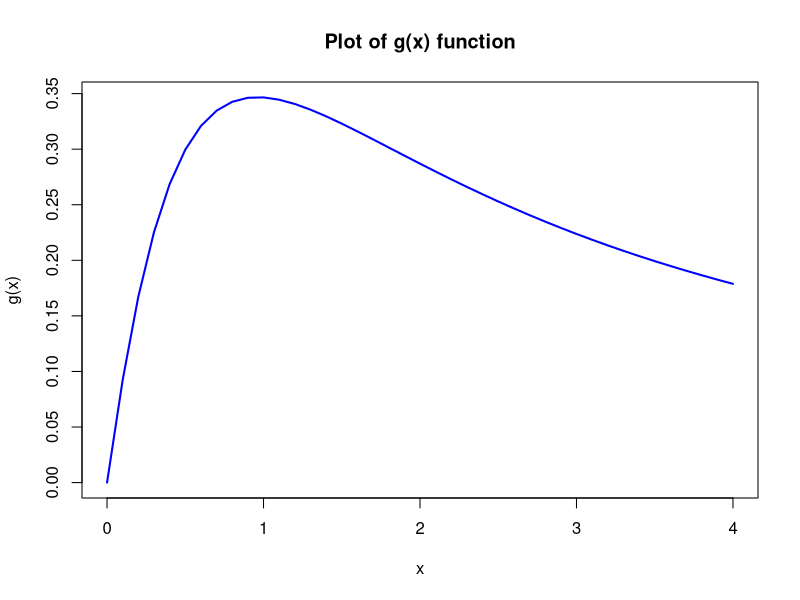
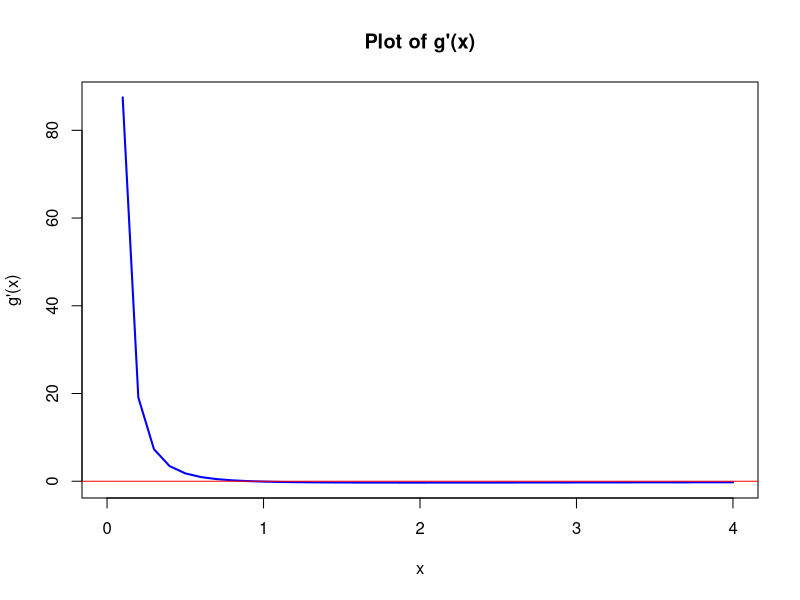
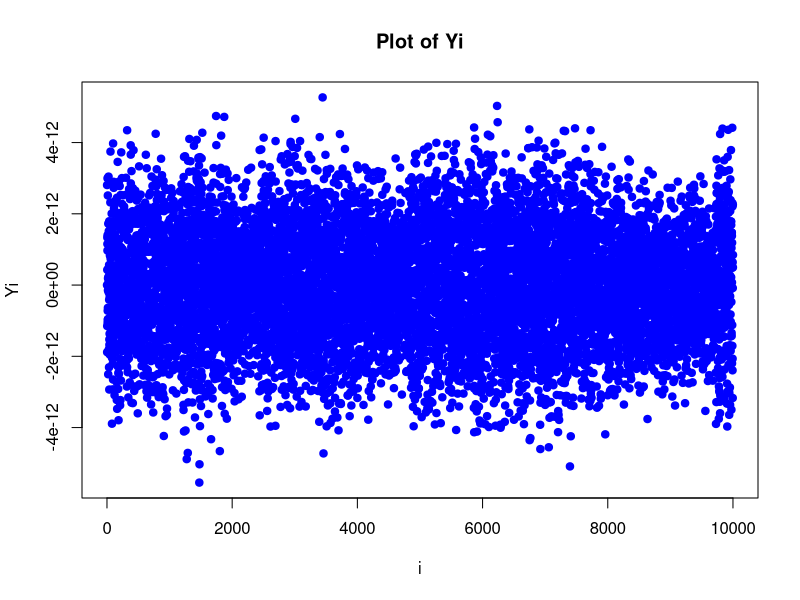

The R source for these figures, in order:
## ---- chunk 1
knitr::opts_chunk$set(echo = TRUE)
## ---- chunk 2
numerator<- function(x) {return(log(x+1))}
denominator<-function (x) {return(x^(3/2)+1)}
g_fun<- function(x){
  res<-numerator(x)/denominator(x)
  return(res)
}
# Generate a sequence of input values
x_values <- seq(-0, 4, by = 0.1)

# Compute the function values
y_values <- g_fun(x_values)

# Plot the function
plot(x_values, y_values, type = "l", col = "blue", lwd = 2,
     xlab = "x", ylab = "g(x)", main = "Plot of g(x) function")
## ---- chunk 3
#define the derivation function
g_fun_prime<- function(x){
  res<-(1/(x+1)*denominator(x)-numerator(x)*3/2)/(numerator(x))^2
  return(res)
}
# Compute the function values
y_values<-g_fun_prime(x_values)


# Plot the function
plot(x_values, y_values, type = "l", col = "blue", lwd = 2,
     xlab = "x", ylab = "g'(x)", main = "Plot of g'(x)")
abline(h=0, col="red")
## ---- chunk 4
#pre-define a convergence function
convergence_crit<- function(xt,xt1) {
  return(abs(diff(c(xt,xt1)))/abs(xt1))
}

#bisection
bisection<-function(a,b) {
  if(g_fun_prime(a)*g_fun_prime(b)>=0) {stop('check input')}
#initialization   
 var<- c((a+b)/2)
  i=1
  while(length(var)<2 || convergence_crit(var[i-1],var[i])>0.001) {
    if(g_fun_prime(a)*g_fun_prime(tail(var,1))<=0)  {b<-tail(var,1)}
    if(g_fun_prime(tail(var,1))*g_fun_prime(b)<0)  {a<-tail(var,1)}
       var<-c(var,(a+b)/2)
       i<-i+1
  }
  return(var)
}

# calculate the local maximum of g for self-selected starting interval
print(bisection(0,5))
#iteration number
print(length(bisection(0,5)))

## ---- chunk 5
#define the derivation-derivation function
g_fun_prime_prime<- function(xt,xt_minus1){
  res<-(g_fun_prime(xt)-g_fun_prime(xt_minus1))/(xt-xt_minus1)
  return(res)
}

secant<- function(x0,x1){
  res<- data.frame('x0'=x0,'x1'=x1)
  i=3
  xt1<-as.vector(res)[[i-1]]
 
  xt<-as.vector(res)[[i-2]]
 
  while (convergence_crit(xt,xt1)>0.001) {
    
    
    res_add<-xt-g_fun_prime(xt)/g_fun_prime_prime(xt1,xt)
    if (is.na(res_add)) {
      stop("NA value encountered, stopping the iteration.")
      
    }
    res[paste0("x", i-1)]<-res_add
    xt <- xt1
    xt1 <- res_add
    
    
    i<-i+1
  }
    return(tail(res,1))
}
# calculate the local maximum of g for self-selected starting interval
print(secant(2,1))
print(dim(secant(2,1))[2]-2)
## ---- chunk 6
values<- matrix (c(0,2,
                  2,0,
                  #0,100,
                  0,5,
                  5,0,
                  3,100
                  #0,100
                  ),
                 ncol = 2,byrow = TRUE)
for (i in 1:nrow(values)) {
  res_vector<-bisection(values[i,1],values[i,2])
  cat('bisection gives result',print(tail(res_vector,1)), 'at the ',length(res_vector), 'iteration for a=',values[i,1], 'b=', values[i,2],'\n')
}


## ---- chunk 7
values<- matrix (c(0.1,4,
                   0.1,
                   0.4,
                   2,1
                   #1,2,
                   #4,0.1
                  ),
                 ncol = 2,byrow = TRUE)
for (i in 1:nrow(values)) {
  res_df<-secant(values[i,1],values[i,2])
  cat('secant gives result',print(res_df[1,dim(res_df)[2]-2]), 'at the ',dim(secant(2,1))[2]-2, 'iteration for a=',values[i,1], 'b=', values[i,2],'\n')
}


## ---- chunk 8

myvar = function(x_i) {
    n = length(x_i)
    if (n == 1){
      return(c(0))
    }
    sum_1 = sum(x_i^2)
    sum_2 = (1/n) * (sum(x_i)^2)
    res = (sum_1 - sum_2) / (n - 1)
    return(res)
}
## ---- chunk 9
set.seed(1234)
x = rnorm(10000, mean = 108, sd = 1)
## ---- chunk 10

compute_difference = function(Xi) {
    n = length(Xi)
    diff_res = c()
    for (i in 1:n) {
        Xi_i = Xi[1:i]
        if (length(Xi_i) == 1){
          var = 0
        }else{
          var = var(Xi_i)
        }
        Yi = myvar(Xi_i) - var
        diff_res = c(diff_res, Yi)
        #plot(i, Yi, col = "blue", pch = 19, xlab = "i", ylab = "Yi", main = "Plot of Yi")
    }
    
    plot(1:n, diff_res, col = "blue", pch = 19, xlab = "i", ylab = "Yi", main = "Plot of Yi")
 
}
compute_difference(x)
## ---- chunk 11

variance_Welford = function(x_i) {
    n = length(x_i)
    if (n == 1){
      return(c(0))
    }
    M = 0
    S = 0
    for (i in 1:n) {
        M = M + (x_i[i] - M) / i
        S = S + (x_i[i] - M) * (x_i[i] - M)
    }
    res = S / (n - 1)
    return(res)
}

print(variance_Welford(x))

print(var(x))
